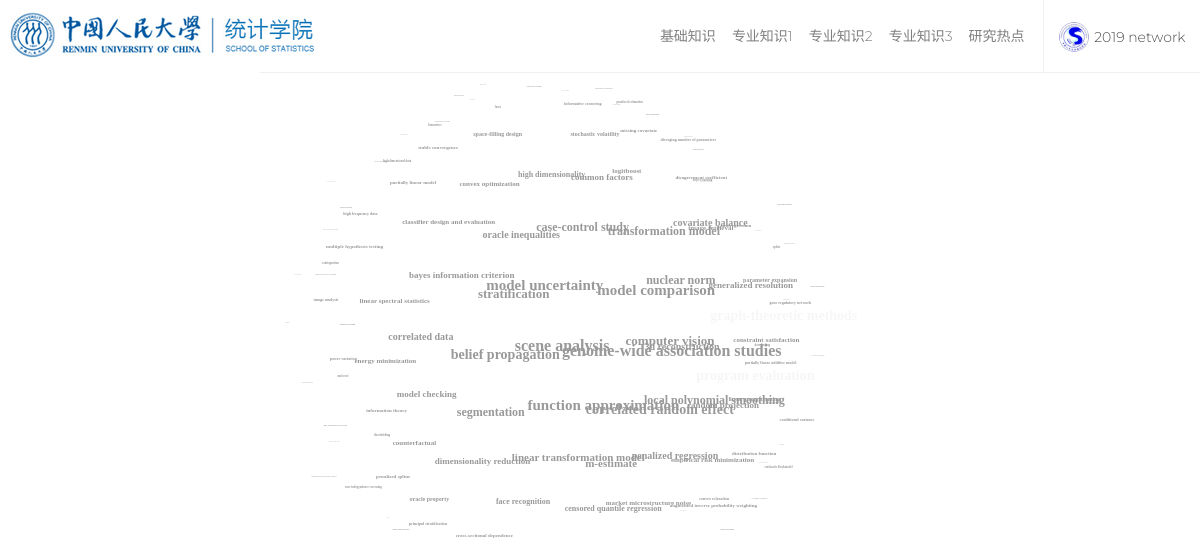
The app's page /choosekeywords/balltwo with its own data.
### ball/models.py (models this page shows, shortened)
class Keyword(models.Model):
    title = models.CharField(max_length=500)
    type = models.CharField(max_length=500, choices=settings.KEYWORD_CHOICES, verbose_name='关键词分类', null=True, blank=True)

### ball/views.py (the view)
# urls.py: path('choosekeywords/balltwo', views.balltwo, name='balltwo'),
def balltwo(request):
    keywords = Keyword.objects.filter(type__in=['mm', 'model selection', 'machine learning', 'theoretic statistics', 'bayesian inference', 'bio statistics'])
    context = {
        'keywords': keywords,
    }
    return render(request, 'ball/choosekeywords.html', context)

### likes/templatetags/likes_tags.py (called while the page is built)
@register.simple_tag(takes_context=True)
def get_like_status(context, obj):
    content_type = ContentType.objects.get_for_model(obj)
    user = context['user']
    if not user.is_authenticated:
        return ''
    if LikeRecord.objects.filter(content_type=content_type, object_id=obj.pk, user=user).exists():
        return 'active'
    else:
        return ''

@register.simple_tag
def get_content_type(obj):
    content_type = ContentType.objects.get_for_model(obj)
    return content_type.model

### ball/templates/ball/choosekeywords.html (shortened to what this page needs)
{% load static %}
{% load likes_tags %}
<html>
<head>
    <link rel="stylesheet" type="text/css" href="{% static 'network/bootstrap.min.css' %}">
    <link rel="stylesheet" type="text/css" href="{% static 'network/perfect-scrollbar.css' %}">
    <link rel="stylesheet" type="text/css" href="{% static 'network/morris.css' %}">
    <link rel="stylesheet" type="text/css" href="{% static 'network/c3.min.css' %}">
    <link rel="stylesheet" type="text/css" href="{% static 'network/style.css' %}">
    <link rel="stylesheet" type="text/css" href="{% static 'network/spinners.css' %}">
    <link rel="stylesheet" type="text/css" href="{% static 'network/dashboard.css' %}">
    <link rel="stylesheet" type="text/css" href="{% static 'network/default.css' %}">
</head>
<body>
<header class="topbar">
            <nav class="navbar top-navbar navbar-expand-md navbar-light">
                <div class="navbar-header">
                    <a class="navbar-brand" href="{% url 'network-home' %}">
                        <b>
                            <img src={% static 'network/media/rss.jpg' %} alt="homepage" class="dark-logo" />
                        </b>
                         </a>
                </div>
                <div class="navbar-collapse">
                    <div class="navbar-nav">
                        <a class="nav-item nav-link" href="{% url 'ball' %}">基础知识</a>
                        <a class="nav-item nav-link" href="{% url 'ballone' %}">专业知识1</a>
                        <a class="nav-item nav-link" href="{% url 'balltwo' %}">专业知识2</a>
                        <a class="nav-item nav-link" href="{% url 'ballthree' %}">专业知识3</a>
                        <a class="nav-item nav-link" href="{% url 'nextball' %}">研究热点</a>
                    </div>
                    <ul class="navbar-nav my-lg-0">
                        <li class="nav-item dropdown u-pro">
                            <a class="nav-link dropdown-toggle waves-effect waves-dark profile-pic" href="{% url 'network-home' %}" data-toggle="dropdown" aria-haspopup="true" aria-expanded="false"><img src={% static 'network/media/rss-icon.jpg' %} alt="creator" class="" /> <span class="hidden-md-down">2019 network</span> </a>
                        </li>
                    </ul>
                </div>
            </nav>
        </header>
<div id="tagbox">
    {% for word in keywords.all %}
        <a onclick="likeChange(this, '{% get_content_type word %}', {{ word.pk }})" class="like">
        <span class="glyphicon glyphicon-thumbs-up {% get_like_status word %}" >{{ word.title }}</span>
        </a>
	{% endfor %}
</div>
</body>
</html>

### static/network/default.css (style rules this page uses)
.topbar { background: #ffffff; }
.topbar .navbar-header { background: #ffffff; }
.topbar .navbar-light .navbar-nav .nav-item > a.nav-link { color: rgba(0, 0, 0, 0.7) !important; }

### ball/templates/ball/choosekeywords.html (style rules this page uses)
#tagbox { position:relative;margin:20px auto 0px;width:600px;height:500px;background:transparent; }
#tagbox a { position:absolute;padding:3px 6px;font-family:Microsoft YaHei;color:#999;TOP:0px;font-weight:bold;text-decoration:none;left:0px }

### records on screen
Keyword: title "stochastic volatility"
Keyword: title "market microstructure noise"
Keyword: title "space-filling design"
Keyword: title "oracle property"
Keyword: title "computer vision"
Keyword: title "oracle inequalities"
Keyword: title "penalized regression"
Keyword: title "dimensionality reduction"
Keyword: title "belief propagation"
Keyword: title "counterfactual"
Keyword: title "high dimensionality"
Keyword: title "convex optimization"
Keyword: title "segmentation"
Keyword: title "model uncertainty"
Keyword: title "energy minimization"
Keyword: title "face recognition"
Keyword: title "function approximation"
Keyword: title "common factors"
Keyword: title "stratification"
Keyword: title "case-control study"
Keyword: title "bayes information criterion"
Keyword: title "linear spectral statistics"
Keyword: title "censored quantile regression"
Keyword: title "classifier design and evaluation"
Keyword: title "scene analysis"
Keyword: title "correlated random effect"
Keyword: title "transformation model"
Keyword: title "linear transformation model"
Keyword: title "model checking"
Keyword: title "correlated data"
Keyword: title "generalized resolution"
Keyword: title "empirical risk minimization"
Keyword: title "nuclear norm"
Keyword: title "image retrieval"
Keyword: title "3d reconstruction"
Keyword: title "covariate balance"
Keyword: title "linear programming"
Keyword: title "random projection"
Keyword: title "parameter expansion"
Keyword: title "logitboost"
Keyword: title "constraint satisfaction"
Keyword: title "model comparison"
Keyword: title "m-estimate"
Keyword: title "genome-wide association studies"
Keyword: title "local polynomial smoothing"
